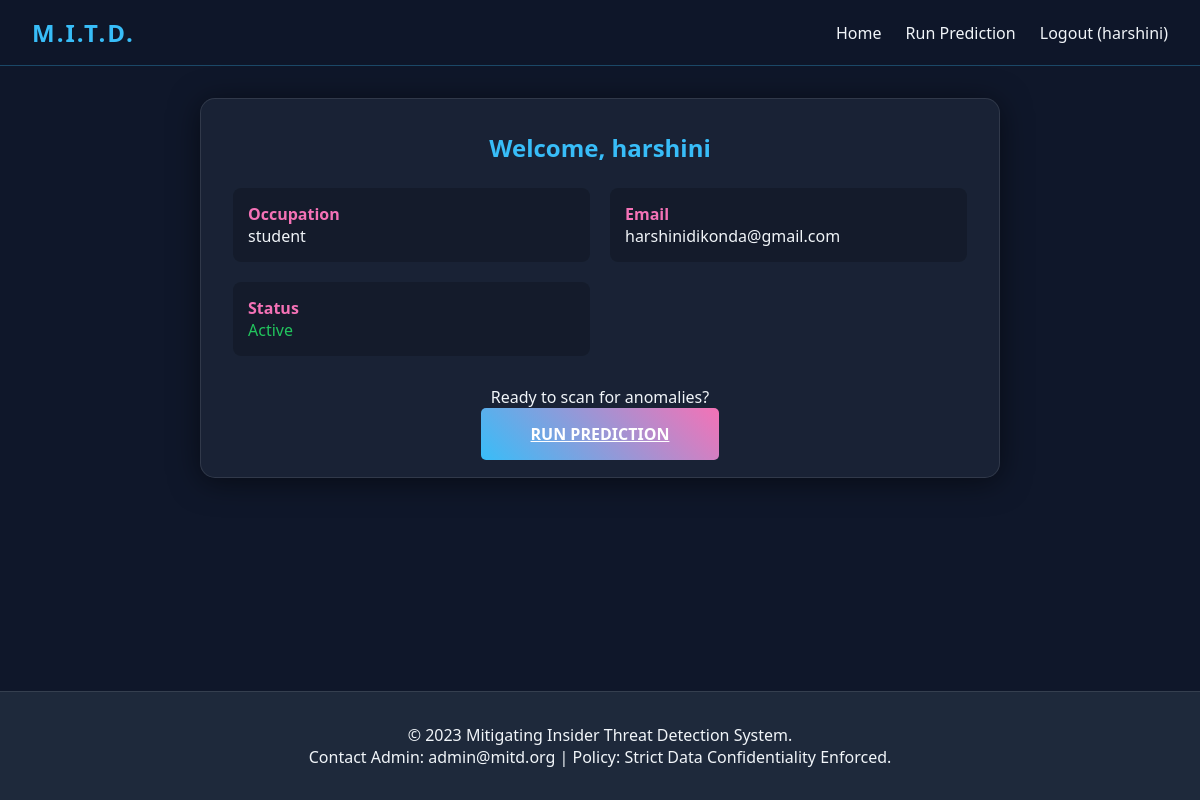
Screenshot of /home (signed in) with the database file from the repository.
### tables this page shows
CREATE TABLE users (
                id INTEGER PRIMARY KEY AUTOINCREMENT,
                name TEXT NOT NULL,
                age INTEGER NOT NULL,
                occupation TEXT NOT NULL,
                email TEXT UNIQUE NOT NULL,
                password TEXT NOT NULL,
                role TEXT DEFAULT 'user'
            );

### app.py (the view)
@app.route('/home')
def home():
    if 'user_id' not in session:
        return redirect(url_for('login'))
    conn = get_db_connection()
    user = conn.execute("SELECT * FROM users WHERE id = ?", (session['user_id'],)).fetchone()
    conn.close()
    return render_template('home.html', user=user)

### app.py (called while the page is built)
def get_db_connection():
    conn = sqlite3.connect(DB_NAME)
    conn.row_factory = sqlite3.Row
    return conn

### templates/home.html
{% extends "base.html" %}
{% block content %}
<div class="container">
    <div class="card" style="max-width: 800px;">
        <h2>Welcome, {{ user.name }}</h2>
        <div class="grid-cards">
            <div style="background: rgba(0,0,0,0.2); padding: 15px; border-radius: 8px;">
                <h4 style="color: var(--accent)">Occupation</h4>
                <p>{{ user.occupation }}</p>
            </div>
            <div style="background: rgba(0,0,0,0.2); padding: 15px; border-radius: 8px;">
                <h4 style="color: var(--accent)">Email</h4>
                <p>{{ user.email }}</p>
            </div>
            <div style="background: rgba(0,0,0,0.2); padding: 15px; border-radius: 8px;">
                <h4 style="color: var(--accent)">Status</h4>
                <p style="color: var(--success)">Active</p>
            </div>
        </div>
        <div style="margin-top: 30px; text-align: center;">
            <p style="margin-bottom: 15px;">Ready to scan for anomalies?</p>
            <a href="{{ url_for('predict') }}" class="btn" style="width: auto; padding: 15px 50px; animation: glow 2s infinite;">RUN PREDICTION</a>
        </div>
    </div>
</div>
{% endblock %}

### templates/base.html (shortened to what this page needs)
<!DOCTYPE html>
<html lang="en">
<head>
    <link rel="stylesheet" href="{{ url_for('static', filename='style.css') }}">
</head>
<body>
    <header>
        <div class="logo">M.I.T.D.</div>
        <nav>
            {% if session.get('user_id') %}
                {% if session.get('role') == 'admin' %}
                    <a href="{{ url_for('admin_dashboard') }}">Admin Panel</a>
                {% else %}
                    <a href="{{ url_for('home') }}">Home</a>
                    <a href="{{ url_for('predict') }}">Run Prediction</a>
                {% endif %}
                <a href="{{ url_for('logout') }}">Logout ({{ session.name }})</a>
            {% else %}
                <a href="{{ url_for('index') }}">Home</a>
                <a href="{{ url_for('login') }}">User Login</a>
                <a href="{{ url_for('register') }}">Register</a>
                <a href="{{ url_for('login') }}">Admin Login</a>
            {% endif %}
        </nav>
    </header>
    <main>
        {% block content %}{% endblock %}
    </main>
    <footer>
        <p>&copy; 2023 Mitigating Insider Threat Detection System.</p>
        <p>Contact Admin: admin@mitd.org | Policy: Strict Data Confidentiality Enforced.</p>
    </footer>
</body>
</html>

### static/style.css (style rules this page uses)
:root { --bg-dark: #0f172a; --bg-card: #1e293b; --primary: #38bdf8; --accent: #f472b6; --text-main: #f1f5f9; --text-muted: #94a3b8; --danger: #ef4444; --success: #22c55e; }
* { margin: 0; padding: 0; box-sizing: border-box; font-family: 'Segoe UI', sans-serif; }
body { background-color: var(--bg-dark); color: var(--text-main); min-height: 100vh; display: flex; flex-direction: column; overflow-x: hidden; }
header { background: rgba(15, 23, 42, 0.9); backdrop-filter: blur(10px); padding: 1rem 2rem; display: flex; justify-content: space-between; align-items: center; border-bottom: 1px solid rgba(56, 189, 248, 0.3); position: sticky; top: 0; z-index: 100; animation: slideIn 0.5s ease-out; }
.logo { font-size: 1.5rem; font-weight: bold; color: var(--primary); text-transform: uppercase; letter-spacing: 2px; }
nav a { color: var(--text-main); text-decoration: none; margin-left: 20px; font-weight: 500; transition: color 0.3s; position: relative; }
nav a::after { content: ''; position: absolute; width: 0; height: 2px; bottom: -5px; left: 0; background-color: var(--accent); transition: width 0.3s; }
main { flex: 1; padding: 2rem; max-width: 1200px; margin: 0 auto; width: 100%; }
footer { background: var(--bg-card); padding: 2rem; text-align: center; border-top: 1px solid rgba(255,255,255,0.1); margin-top: auto; }
.container { display: flex; flex-direction: column; align-items: center; justify-content: center; animation: fadeIn 0.8s ease-out; }
.card { background: rgba(30, 41, 59, 0.7); backdrop-filter: blur(12px); padding: 2rem; border-radius: 15px; border: 1px solid rgba(255, 255, 255, 0.1); width: 100%; max-width: 500px; box-shadow: 0 4px 30px rgba(0, 0, 0, 0.5); margin-bottom: 20px; }
.card h2 { margin-bottom: 1.5rem; color: var(--primary); text-align: center; }
.btn { width: 100%; padding: 12px; background: linear-gradient(45deg, var(--primary), var(--accent)); border: none; color: white; font-weight: bold; border-radius: 5px; cursor: pointer; transition: transform 0.2s, box-shadow 0.2s; }
.grid-cards { display: grid; grid-template-columns: repeat(auto-fit, minmax(300px, 1fr)); gap: 20px; }

### rows the page displays
users: name "harshini", occupation "student", email "harshinidikonda@gmail.com"
